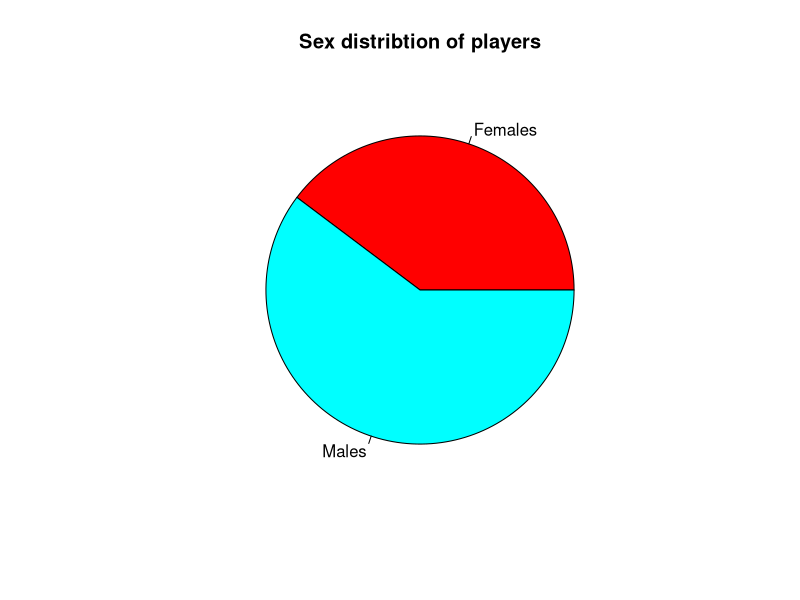
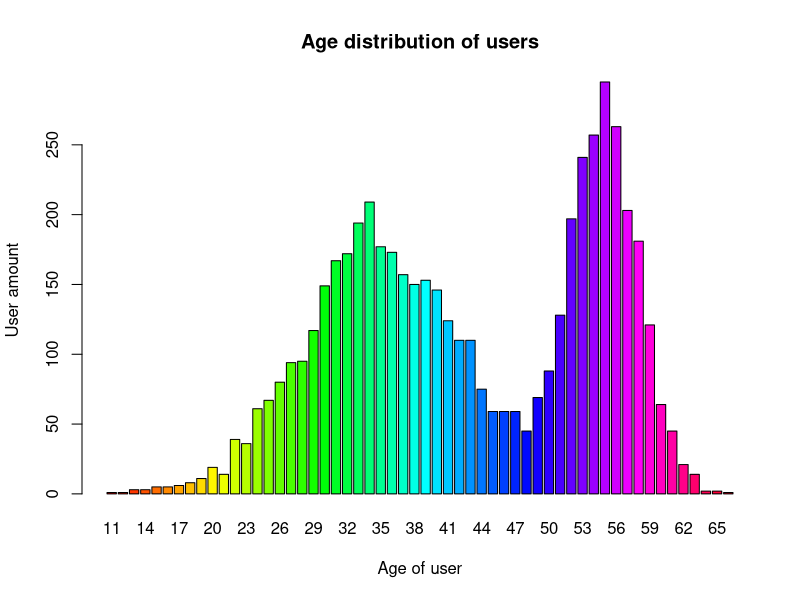
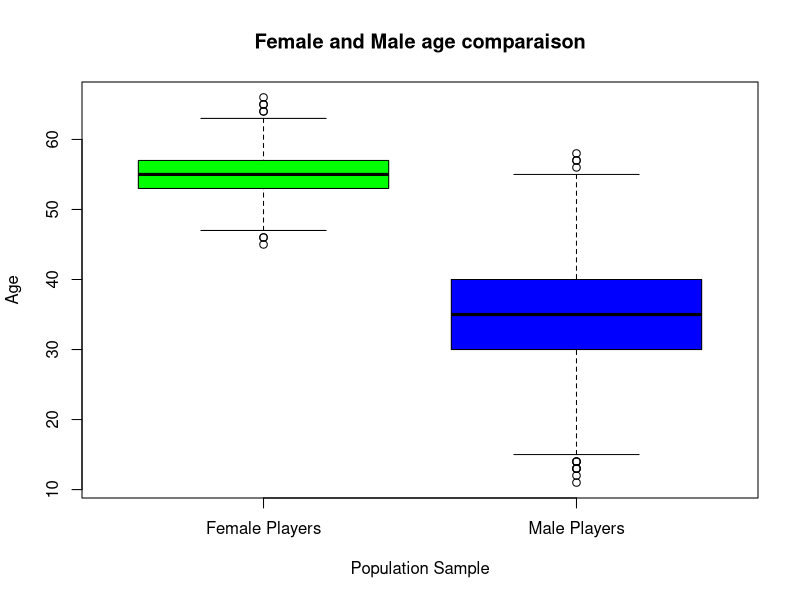
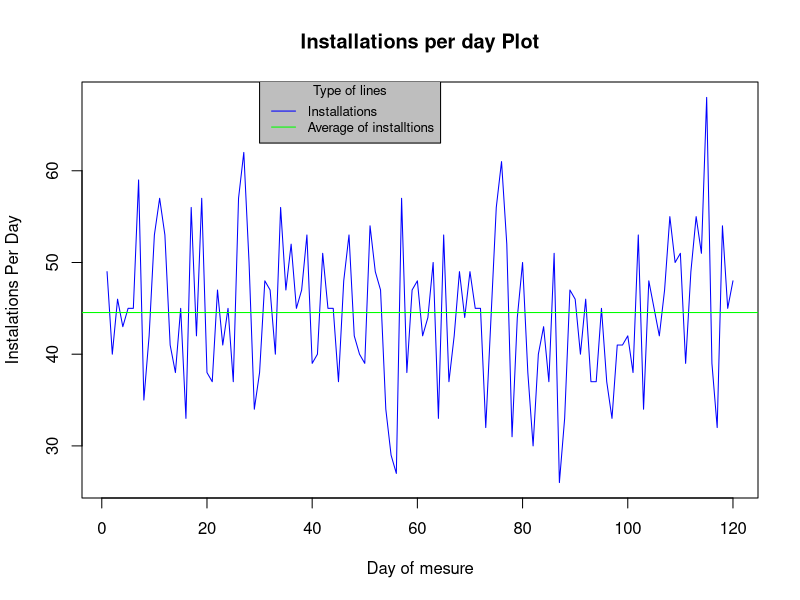
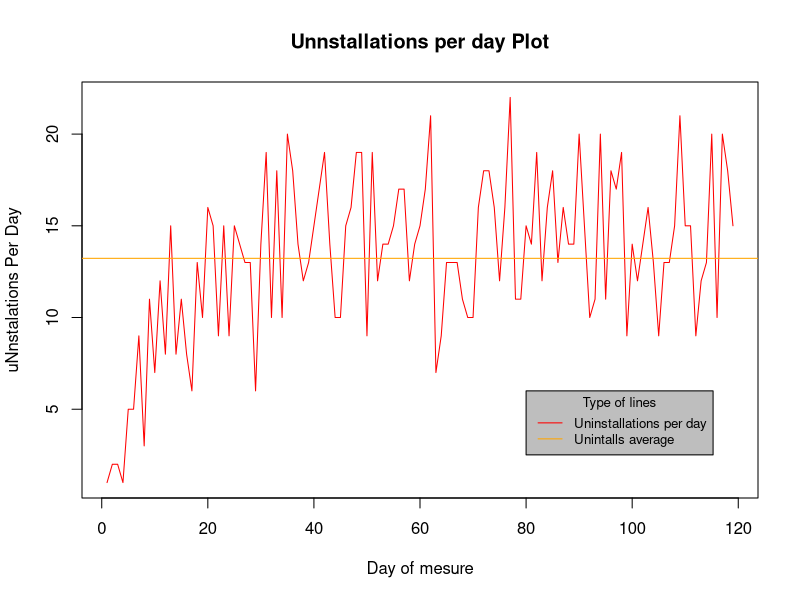
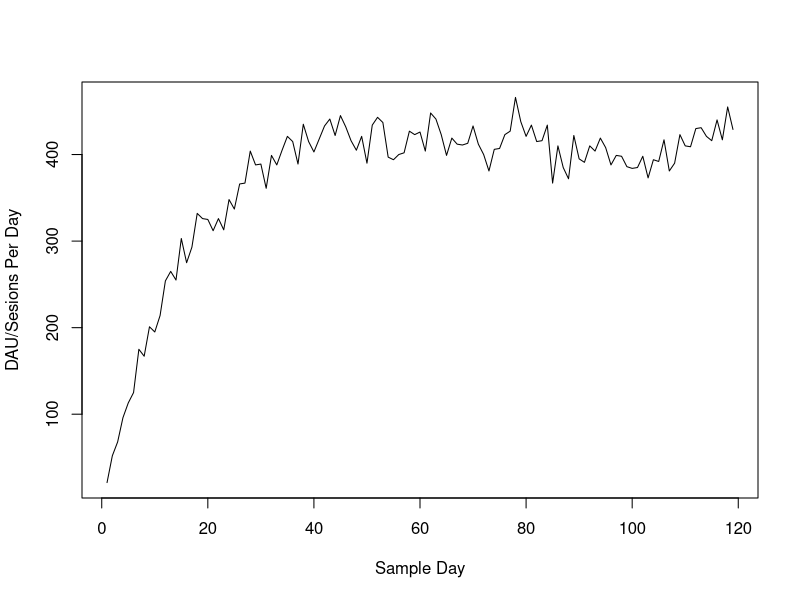
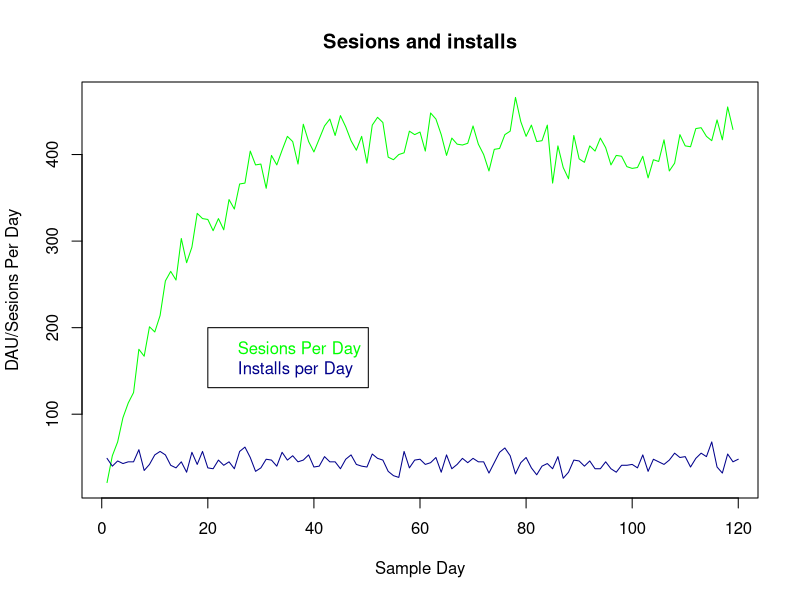
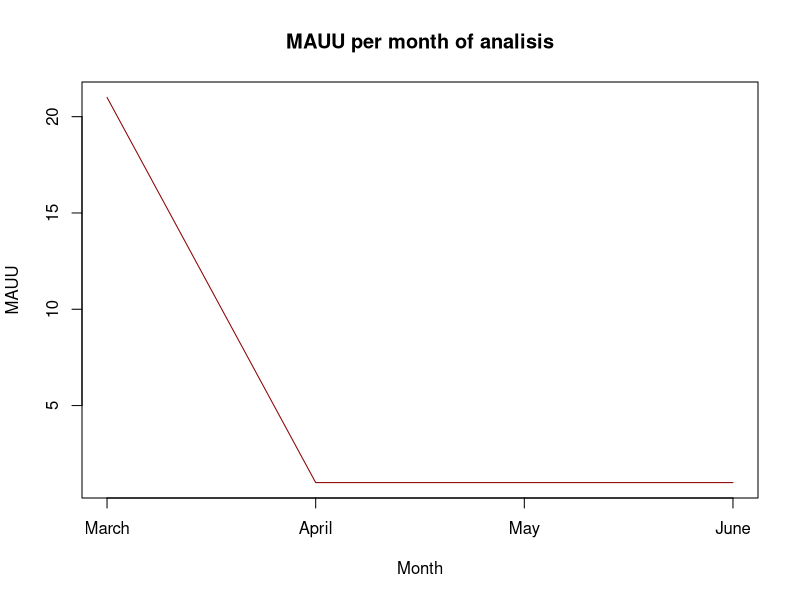

These figures' R source, in order:
## ---- chunk 1

# Librerias en uso
library("knitr")
library("dplyr")
library("lubridate")
library("ggplot2")

## ---- chunk 2

  trackingData = read.csv("tracking.csv",sep = ",",na.strings = "NA")
  colnames(trackingData)[4] = "SessionLenght"
  colnames(trackingData)[5] = "MoneySpent"


  daysOfTracking = length(  unique(trackingData$Date))
daysOfTracking

paste ("El total de dias de tracking es de unos ", (daysOfTracking) , " lo cual equivale a 4 meses de analisis")

## ---- chunk 3

  usersData = read.csv("users.csv",sep = ",", na.strings ="NA")
  
  usersInstalledTheGame = unique( trackingData$UserID[trackingData$Action == "Install"])
  usersInstalledGameAmount = length(usersInstalledTheGame)
  usersInstalledGameAmount
  
  paste(" Las instalaciones son notorias sumando un total de " , usersInstalledGameAmount)
## ---- chunk 4

  usersPlayedGame = unique( trackingData$UserID[trackingData$Action == "Session"] )

  usersPlayedGameAmount = length(usersPlayedGame)
usersPlayedGameAmount

paste ("De los usuarios que han jugado encontramos que " , usersPlayedGameAmount , " han jugado al juego")

## ---- chunk 5

     usersUninstalledGame = unique( trackingData$UserID[trackingData$Action == "Uninstall"] )

  usersUninstalledGameAmount = length(usersUninstalledGame)
usersUninstalledGameAmount

paste ("Los usuarios que han desintalado el juego, sin importar si lo juegan o no es de " , usersUninstalledGameAmount)

## ---- chunk 6

  sessionSelection = trackingData[trackingData$Action == "Session",]

sessionAverage = mean(sessionSelection$SessionLenght)
sessionAverage

#                                                         pipe de UNIX Buscar
data.frame(usersInstalledGameAmount,usersUninstalledGameAmount,usersPlayedGameAmount,sessionAverage) %>% t() %>% kable() 

# t() cambia columnas por hileras
# las pipes sirven para pasar datos de una funcion u objeto a otro 

paste ("Por lo general encontramos que una cuarta parte de nuestras instalaciones han desintalado el juego en el periodo de los cuatro meses. Ademas casi la totalidad de los usuarios que han instalado el juego han jugado a este siendo una muy pequeña parte la cual ha desinstalado el juego antes de jugarlo.")

## ---- chunk 7

  pie (table(usersData$sex), main = "Sex distribtion of players", 
                            labels = c("Females", "Males"), 
                            col = rainbow(length(table(usersData$sex)))
                            )
  
  barplot(table(usersData$age), 
          main = "Age distribution of users", 
          col = rainbow(length(table(usersData$age))),
          ylab = "User amount",
          xlab = "Age of user")
  
  print("Es apreciable una clara diferencia entre el numero de jugadores y jugadoras dentro de la muestra obtenida. Esto nos indica claramente que el publico principal del juego son hombres")
  
  

## ---- chunk 8
  
# FEMALES ------------------------------------------------------ //
femaleSegment = usersData[usersData$sex == "F",]
# MALES  ------------------------------------------------------ //
maleSegment = usersData[usersData$sex == "M",]

boxplot( femaleSegment$age, maleSegment$age, 
          main = "Female and Male age comparaison",
          names = c("Female Players", "Male Players"),
          col = c("Green","Blue"),
         ylab = "Age",
         xlab = "Population Sample")

print ("El grafico nos muestra que existe una diferencia sustancial entre la edad en la cual las mujeres juegan y la edad en la que los hombres juegan. Encontramos una diferencia de edad de diez años entre las medias de ambos grupos. Lo que tambien es curioso es que los hombres de mas edad no juegan tanto como las mujeres de esa misma edad lo cual puede darse por varios motivos siendo uno de estos la menor esperanza de vida o la posibilidad de que no existan productos de entretenimiento adecuados para hombres de dicha edad")

# Conclusión ----------------------------------------------------- //
print("Conclusión")
print("Encontramos que en este juego la mayoria de usuarios que lo juegan son hombres que en su mayoria se encuentran entre 30 y 40 años. Estos forman aproximadamente un 60% de la poblacion del juego. Encontramos ademas que el juego atrae la atencion de mujeres de entre 53 y 57 años. Estas ocupan un 40% aproximadamente de la muestra obtenida. En caso de necesidad seria primario centrarse en satisfacer al publico masculino antes que al femenino (en caso de necesidad claro esta).")
# ----------------------------------------------------------------- //

## ---- chunk 9

library(dplyr)
# daysOfMesure = unique(trackingData$Date)

# Guardamos un data set solo con las instalaciones
temporalTrackingData = trackingData[trackingData$Action == "Install",]

installationsPerDay = temporalTrackingData %>% group_by(Date) %>% summarise(Installs = length(Action))
installationsPerDay

installsAverage = mean(installationsPerDay$Installs)
installsAverage

plot(installationsPerDay$Installs ,
     main = "Installations per day Plot",
     ylab = "Instalations Per Day" ,
     xlab = "Day of mesure",
     type = "l",
     col = "blue"
     ) 
abline(h = installsAverage, col = "green")
legend(x = 30, y = 70,
       legend = c("Installations","Average of installtions"),
       bg = "grey",
       col=c("blue", "green"), 
       lty=1:1, 
       cex=0.8,
       title = "Type of lines")  




## ---- chunk 10
# DANI DEBES MOSTRARLAS EN UN SOLO PLOT
## ---- chunk 11
library(dplyr)

# UNINSTALLS PER DAY
temporalTrackingData = trackingData[trackingData$Action == "Uninstall",]

unInstallationsPerDay = temporalTrackingData %>% group_by(Date) %>% summarise(Uninstalls = length(Action))
unInstallationsPerDay

uninstallsAverage = mean(unInstallationsPerDay$Uninstalls)
uninstallsAverage

plot(unInstallationsPerDay$Uninstalls ,
     main = "Unnstallations per day Plot",
     ylab = "uNnstalations Per Day" ,
     xlab = "Day of mesure",
     type = "l",
     col = "red"
     ) 
abline(h = uninstallsAverage, col = "orange")
legend(80,6,legend = c("Uninstallations per day","Unintalls average"),bg = "grey",
       col=c("red", "orange"), lty=1:1, cex=0.8,
       title = "Type of lines")  


# Joined representation of installs and uninstalls


## ---- chunk 12

## Compute DAU (Daily Active Users) along the days of the tracking period

dte = as.Date(trackingData$Date)
trackingData$Date = NULL;
trackingData$Date = dte;

trackingDataOnlySesions = trackingData[ trackingData$Action =="Session" ,]
trackingDataOnlySesions  ## hay repeticiones de usuarios

sesionsPerDay = as.numeric( table( trackingDataOnlySesions$Date)  )

sesionsPerDayWithMonth = as.data.frame(sesionsPerDay)
sesionsPerDayWithMonth$Month = month(as.POSIXlt(unique( trackingDataOnlySesions$Date), format="%d/%m/%Y"))
sesionsPerDayWithMonth

plot(sesionsPerDay,type = "l",xlab = "Sample Day", ylab = "DAU/Sesions Per Day",)


## ---- chunk 13

plot(sesionsPerDay,type = "l",xlab = "Sample Day", ylab = "DAU/Sesions Per Day",col = "green", main = "Sesions and installs")
lines(installationsPerDay, col= "dark blue" )
legend (x = 20, y = 200,
        legend = c ("Sesions Per Day" , "Installs per Day"), 
        col = c("green", "dark blue"),
        text.col = c("green","dark blue"))


#####
# Ejemplo
#x <- seq(-pi, pi, len = 65)
#plot(x, sin(x), type = "l", ylim = c(-1.2, 1.8), col = 3, lty = 2)
#points(x, cos(x), pch = 3, col = 4)
#lines(x, tan(x), type = "b", lty = 1, pch = 4, col = 6)
#title("legend(..., lty = c(2, -1, 1), pch = c(NA, 3, 4), merge = TRUE)",
#      cex.main = 1.1)
#legend(-1, 1.9, c("sin", "cos", "tan"), col = c(3, 4, 6),
#       text.col = "green4", lty = c(2, -1, 1), pch = c(NA, 3, 4),
#       merge = TRUE, bg = "gray90")
#####

## ---- chunk 14
 
# Dates Info
# https://www.stat.berkeley.edu/~s133/dates.html

# Separemos cada mes y guardemos en este sus usuarios no repetidos

monthsOfAnalisis = unique( month(as.POSIXlt(trackingData$Date, format="%d/%m/%Y")))
monthsOfAnalisis
trackingData$Month = month(as.POSIXlt(trackingData$Date, format="%d/%m/%Y"))
monthsOfAnalisisName = unique(months(trackingData$Date))
monthsOfAnalisisName


GetUniqueUsersOfMonth = function( monthNumericIdentificator, dataStructure) {
  
  if (monthNumericIdentificator < 1 || monthNumericIdentificator > 12) {
    print("Unable to operate with month")
    return(NULL)
  }
  
  # Comparamos el mes de cada entrada dentro de la estructura de datos y lo comparamos con el mes que le hemos pedido que anlize
  monthDataFrame = dataStructure[ month(as.POSIXlt(trackingData$Date, format="%d/%m/%Y")) == monthNumericIdentificator, ]

  print("SUCCESS!")
  
  return (monthDataFrame)
  
}

maus = rep(1,length(monthsOfAnalisis))
iterationIndex = 0
# Iteramos por cada uno de los meses del analisis
for (mth in monthsOfAnalisis) {
  
  iterationIndex = iterationIndex + 1
  
  monthDataFrame = GetUniqueUsersOfMonth(mth,trackingData)
  monthDataFrameOnlySesions = monthDataFrame[ monthDataFrame$Action =="Session" ,]
  
  # cojemos de el data frame del mes la cantidad de entradas
  activeUsersOfMonth = as.numeric( table( monthDataFrameOnlySesions$Date)  )
  maus[iterationIndex] = activeUsersOfMonth
plot (maus, 
      type = "l",
      xlab = "Month",
      ylab = "MAUU"
      ,xaxt="n", 
      col = "dark red",
      main = "MAUU per month of analisis")
axis(side = 1,
     at = c(1,2,3,4),
     labels = monthsOfAnalisisName)
}

# Generamos el plot


## ---- chunk 15
  
  # Primero debemos saber el DAU --> Ya lo sabemos
  # Y despues conocer el MAUU del mes --> Ya lo tenemos

  maus                # el mauu de cada mes
  sesionsPerDayWithMonth       # BASICAMENTE EL DAU DE CADA DIA junto con el mes del cual sale
  monthsOfAnalisis
  
  # separate the sesions per each month
  sesionsOfFirstMonth = sesionsPerDayWithMonth[sesionsPerDayWithMonth$Month == monthsOfAnalisis[1],]
    sesionsSecondMonth = sesionsPerDayWithMonth[sesionsPerDayWithMonth$Month == monthsOfAnalisis[2],]
    sesionsThirdMonth = sesionsPerDayWithMonth[sesionsPerDayWithMonth$Month == monthsOfAnalisis[3],]
    sesionsForthMonth = sesionsPerDayWithMonth[sesionsPerDayWithMonth$Month == monthsOfAnalisis[3],]
  
  sesionsOfFirstMonth
  maus[1]
  sesionsSecondMonth
  maus[2]             # hay un aumento muy imporntate en el mau de un mes para el otro
  sesionsThirdMonth
  maus[3]
  sesionsForthMonth
  maus[4]
  
  # Get for each day the relatio between the sesions / MAUU of the month of the day
  # first month sesions
  
  dauMauuFirstMonth = sesionsOfFirstMonth$sesionsPerDay / maus[1]
  dauMauuSecondMonth = sesionsSecondMonth$sesionsPerDay / maus[2]
  dauMauuThirdMonth = sesionsThirdMonth$sesionsPerDay / maus[3]
  dauMauuForthMonth = sesionsForthMonth$sesionsPerDay / maus[4]
  
  dauMauuFirstMonth
  
  dauMauuAglomerated = c(dauMauuFirstMonth,dauMauuSecondMonth, dauMauuThirdMonth,dauMauuForthMonth)
  
  dauMauuAglomerated
  
  plot(dauMauuAglomerated)

## ---- chunk 16
  
  # no estoy seguro de si es esto lo que pide
  averageDauMaus = rep(-1,length(monthsOfAnalisis))
  averageDauMaus[1] = mean(dauMauuAglomerated[1])
  averageDauMaus[2] = mean(dauMauuAglomerated[2])
  averageDauMaus[3] = mean(dauMauuAglomerated[3])
  averageDauMaus[4] = mean(dauMauuAglomerated[4])
  
  averageDauMaus
  plot(averageDauMaus)
  
  # o esto (media de los dau de un mes partido el mauu de este)
  averageDaus = rep(-1,length(monthsOfAnalisis))
  averageDaus[1] = mean(  sesionsOfFirstMonth$sesionsPerDay)
  averageDaus[2] = mean(  sesionsSecondMonth$sesionsPerDay)
  averageDaus[3] = mean(  sesionsThirdMonth$sesionsPerDay)
  averageDaus[4] = mean(  sesionsForthMonth$sesionsPerDay)
  
  averageDauMauPerMonth = averageDaus / maus
  averageDauMauPerMonth
  
  plot (averageDauMauPerMonth)
  
## ---- chunk 17
  


## ---- chunk 18
  


## ---- chunk 19
  


## ---- chunk 20
  


## ---- chunk 21
#Borrar al acabar------------------/
  trackingData = read.csv("tracking.csv",sep = ",",na.strings = "NA")
  colnames(trackingData)[4] = "SessionLenght"
  colnames(trackingData)[5] = "MoneySpent"
  
#----------------------------------/

temp = trackingData[which(trackingData$Action == "Install"),]
usersDateInstalledTheGame = data.frame(UserID=temp$UserID, DateInstall=temp$Date)

temp = trackingData[which(trackingData$Action == "Uninstall"),]
usersDateUninstalledTheGame = data.frame(UserID=temp$UserID, DateUnistall=temp$Date)

usersDatesLifeTime<-merge(usersDateInstalledTheGame,usersDateUninstalledTheGame, all.y=TRUE)

usersDatesLifeTime = data.frame(usersDatesLifeTime,LifeTime=as_date(as.character(usersDatesLifeTime$DateUnistall)) - as_date(as.character(usersDatesLifeTime$DateInstall)))

mean(usersDatesLifeTime$LifeTime)

## ---- chunk 22
#Borrar al acabar------------------/
  trackingData = read.csv("tracking.csv",sep = ",",na.strings = "NA")
  colnames(trackingData)[4] = "SessionLenght"
  colnames(trackingData)[5] = "MoneySpent"
  
#----------------------------------/
  
temp = trackingData[which(trackingData$Action == "Session"),]
usersDateSessionsMoneySpent = data.frame(UserID=temp$UserID, Date=temp$Date, Money=temp$MoneySpent, DateMonth=month(as.POSIXlt(temp$Date, format="%Y-%m-%d")))

sum(usersDateSessionsMoneySpent$Money)
summarise(group_by(usersDateSessionsMoneySpent,Date),Revenue=sum(Money))
summarise(group_by(usersDateSessionsMoneySpent,DateMonth), Revenue=sum(Money))

# Ya tenemos los calculos hechos, hace falta plots y explicar.

## ---- chunk 23

#Borrar al acabar------------------/
  trackingData = read.csv("tracking.csv",sep = ",",na.strings = "NA")
  colnames(trackingData)[4] = "SessionLenght"
  colnames(trackingData)[5] = "MoneySpent"
  
  usersData = read.csv("users.csv",sep = ",", na.strings ="NA")  
#----------------------------------/
  
temp = trackingData[which(trackingData$Action == "Session"),]
usersMoneySpent = data.frame(UserID=temp$UserID, Money=temp$MoneySpent)
usersMoneySpent = usersMoneySpent[usersMoneySpent$Money>0,]
usersMoneySpent = data.frame(summarise(group_by(usersMoneySpent,UserID),Revenue=sum(Money)))   # calculo de revenue por user hecho para otras secciones.
usersTotal = data.frame(summarise(group_by(usersData,UserID))) #Por si hubieran user repetidos en el CSV

CR = nrow(usersMoneySpent)/nrow(usersData)

# Falta explicar resultado.
## ---- chunk 24
#Borrar al acabar------------------/
  trackingData = read.csv("tracking.csv",sep = ",",na.strings = "NA")
  colnames(trackingData)[4] = "SessionLenght"
  colnames(trackingData)[5] = "MoneySpent"
  
  usersData = read.csv("users.csv",sep = ",", na.strings ="NA") 
#----------------------------------/
  
temp = trackingData[which(trackingData$Action == "Session"),]
usersMoneySpent = data.frame(UserID=temp$UserID, Money=temp$MoneySpent)
usersMoneySpent = usersMoneySpent[usersMoneySpent$Money>0,]
usersMoneySpent = data.frame(summarise(group_by(usersMoneySpent,UserID),Revenue=sum(Money)))

TotalRevenue = sum(usersMoneySpent$Revenue) 
Users = nrow(data.frame(summarise(group_by(usersData,UserID))))
PayUsers = nrow(usersMoneySpent)

ARPU = TotalRevenue/Users
ARPPU = TotalRevenue/PayUsers

#Explicar y mostrar resultados

## ---- chunk 25

#Borrar al acabar------------------/
  trackingData = read.csv("tracking.csv",sep = ",",na.strings = "NA")
  colnames(trackingData)[4] = "SessionLenght"
  colnames(trackingData)[5] = "MoneySpent"
#----------------------------------/

temp = trackingData[which(trackingData$Action == "Uninstall"),]
usersChurn = data.frame(UserID=temp$UserID)

temp = trackingData[which(trackingData$Action == "Session"),]
usersMoneySpent = data.frame(UserID=temp$UserID, Money=temp$MoneySpent)
usersMoneySpent = data.frame(summarise(group_by(usersMoneySpent,UserID),Revenue=sum(Money)))

usersLTV<-merge(usersChurn,usersMoneySpent, all.x=TRUE)
usersLTV[is.na(usersLTV$Revenue),'Revenue']=0
LTV = mean(usersLTV$Revenue)
